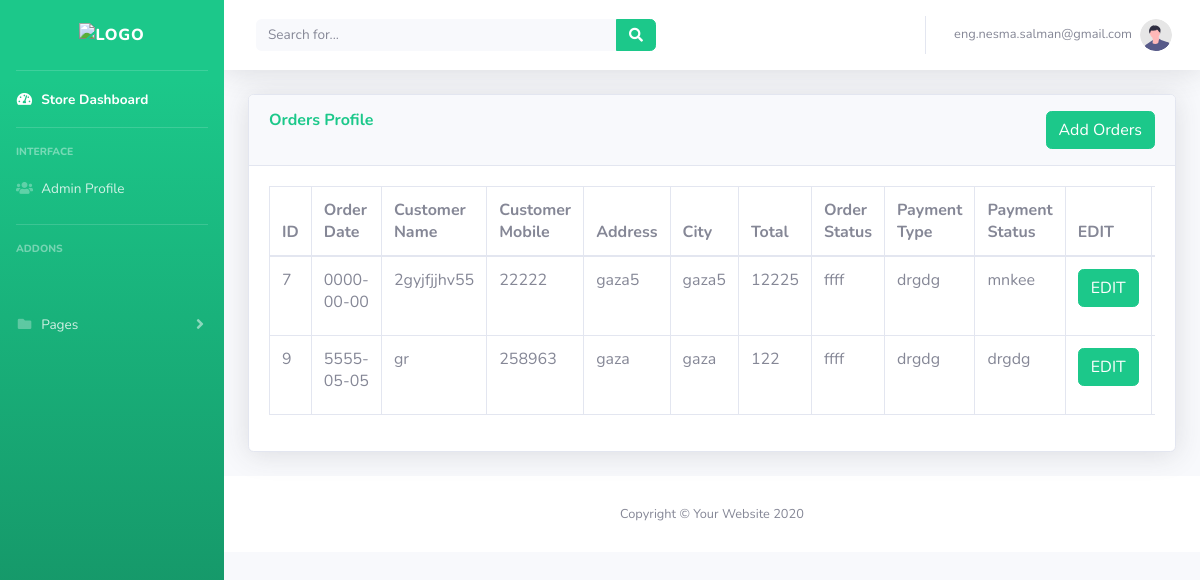
The page /orders.php (signed in) on the database its author committed.
### tables this page shows
CREATE TABLE `orders` (
  `id` int(11) NOT NULL,
  `date` date NOT NULL,
  `status_id` int(11) NOT NULL,
  `customer_name` varchar(200) NOT NULL,
  `customer_mobile` int(50) NOT NULL,
  `address` varchar(191) NOT NULL,
  `city` varchar(100) NOT NULL,
  `total` int(100) NOT NULL,
  `payment_type_id` int(11) NOT NULL,
  `payment_status_id` int(11) NOT NULL,
  `created_at` timestamp NOT NULL DEFAULT current_timestamp(),
  `updated_at` timestamp NOT NULL DEFAULT current_timestamp(),
  `deleted_at` timestamp NOT NULL DEFAULT current_timestamp()
);

CREATE TABLE `orderstatus` (
  `id` int(11) NOT NULL,
  `title_en` varchar(300) NOT NULL,
  `title_ar` varchar(300) NOT NULL,
  `created_at` timestamp NOT NULL DEFAULT current_timestamp(),
  `updated_at` timestamp NOT NULL DEFAULT current_timestamp(),
  `deleted_at` timestamp NOT NULL DEFAULT current_timestamp()
);

CREATE TABLE `paymenttype` (
  `id` int(11) NOT NULL,
  `title_en` varchar(300) NOT NULL,
  `title_ar` varchar(300) NOT NULL,
  `created_at` timestamp NOT NULL DEFAULT current_timestamp(),
  `updated_at` datetime NOT NULL DEFAULT current_timestamp(),
  `deleted_at` timestamp NOT NULL DEFAULT current_timestamp()
);

### orders.php (the view, shortened to what this page needs)
<?php
include('includes/header.php');
include('includes/navbar.php');
?>
                    <?php
                    $orderstatus = "SELECT * FROM orderstatus";
                    $orderstatus_run = mysqli_query($connection, $orderstatus);
                    ?>
                    <?php
                    $paymenttype = "SELECT * FROM paymenttype";
                    $paymenttype_run = mysqli_query($connection, $paymenttype);
                    ?>
<div class="container-fluid">
    <div class="card shadow mb-4">
        <div class="card-header py-3">
            <h6 class="m-0 font-weight-bold text-success">Orders Profile
                <button type="button" class="btn btn-success float-right" data-toggle="modal" data-target="#addorders">
                    Add Orders
                </button>
            </h6>
        </div>
        <div class="card-body">
            <div class="table-responsive">
                <?php
                $connection = mysqli_connect("localhost", "root", "", "store");
                $query = "SELECT * FROM orders ";
                $query_run = mysqli_query($connection, $query);
                ?>
                <table class="table table-bordered" id="dataTable" width="100%" cellspacing="0">
                    <thead>
                        <tr>
                            <th>ID</th>
                            <th>Order Date</th>
                            <th>Customer Name</th>
                            <th>Customer Mobile</th>
                            <th>Address</th>
                            <th>City</th>
                            <th>Total</th>
                            <th>Order Status</th>
                            <th>Payment Type</th>
                            <th>Payment Status</th>
                            <th>EDIT</th>
                            <th>DELETE</th>
                        </tr>
                    </thead>
                    <tbody>
                        <?php
                        if (mysqli_num_rows($query_run) > 0) {
                            while ($row = mysqli_fetch_assoc($query_run)) {
                                $status_id = $row['status_id'];
                                $orderstatus = "SELECT * FROM orderstatus WHERE id = '$status_id' ";
                                $orderstatus_con = mysqli_query($connection, $orderstatus);
                                $payment_type_id = $row['payment_type_id'];
                                $paymenttype = "SELECT * FROM paymenttype WHERE id = '$payment_type_id' ";
                                $paymenttype_con = mysqli_query($connection, $paymenttype);
                                $payment_status_id = $row['payment_status_id'];
                                $paymentstatus = "SELECT * FROM paymenttype WHERE id = '$payment_status_id' ";
                                $paymentstatus_con = mysqli_query($connection, $paymentstatus);
                        ?>
                                <tr>
                                    <td><?php echo $row['id']; ?></td>
                                    <td><?php echo $row['date']; ?></td>
                                    <td><?php echo $row['customer_name']; ?></td>
                                    <td><?php echo $row['customer_mobile']; ?></td>
                                    <td><?php echo $row['address']; ?></td>
                                    <td><?php echo $row['city']; ?></td>
                                    <td><?php echo $row['total']; ?></td>
                                    <td><?php
                                        if (is_array($orderstatus_con) || is_object($orderstatus_con)) {
                                            foreach ($orderstatus_con as $rowos) {
                                                echo $rowos['title_en'];
                                            }
                                        }
                                        ?>
                                    </td>
                                    <td><?php
                                        if (is_array($paymenttype_con) || is_object($paymenttype_con)) {
                                            foreach ($paymenttype_con as $rowpt) {
                                                echo $rowpt['title_en'];
                                            }
                                        }
                                        ?>
                                    </td>
                                    <td><?php
                                        if (is_array($paymentstatus_con) || is_object($paymentstatus_con)) {
                                            foreach ($paymentstatus_con as $rowps) {
                                                echo $rowps['title_en'];
                                            }
                                        }
                                        ?>
                                    </td>
                                    <td>
                                        <form action="ordersedit.php" method="post">
                                            <button type="submit" name="orderseditbtn" class="btn btn-success">EDIT</button>
                                        </form>
                                    </td>
                                    <td>
                                    </td>
                                <tr>
                            <?php
                            }
                        }
                            ?>
                    </tbody>
                </table>
            </div>
        </div>
    </div>
</div>
<?php
include('includes/footer.php');
?>

### rows shown on the page
orders: id "7", date "0000-00-00", customer_name "2gyjfjjhv55", customer_mobile "22222", address "gaza5", city "gaza5", total "12225"
orderstatus: title_en "ffff"
paymenttype: title_en "drgdg"
paymenttype: title_en "mnkee"
orders: id "9", date "5555-05-05", customer_name "gr", customer_mobile "258963", address "gaza", city "gaza", total "122"

### other values the page prints
$_SESSION['username'] "eng.nesma.salman@gmail.com"
